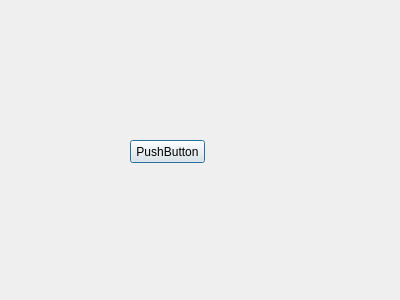
<?xml version="1.0" encoding="UTF-8"?>
<ui version="4.0">
 <class>MyDialog1</class>
 <widget class="QDialog" name="MyDialog1">
  <property name="geometry">
   <rect>
    <x>0</x>
    <y>0</y>
    <width>400</width>
    <height>300</height>
   </rect>
  </property>
  <property name="windowTitle">
   <string>Dialog</string>
  </property>
  <widget class="QPushButton" name="pushButton">
   <property name="geometry">
    <rect>
     <x>130</x>
     <y>140</y>
     <width>75</width>
     <height>23</height>
    </rect>
   </property>
   <property name="text">
    <string>PushButton</string>
   </property>
  </widget>
 </widget>
 <resources/>
 <connections/>
</ui>
